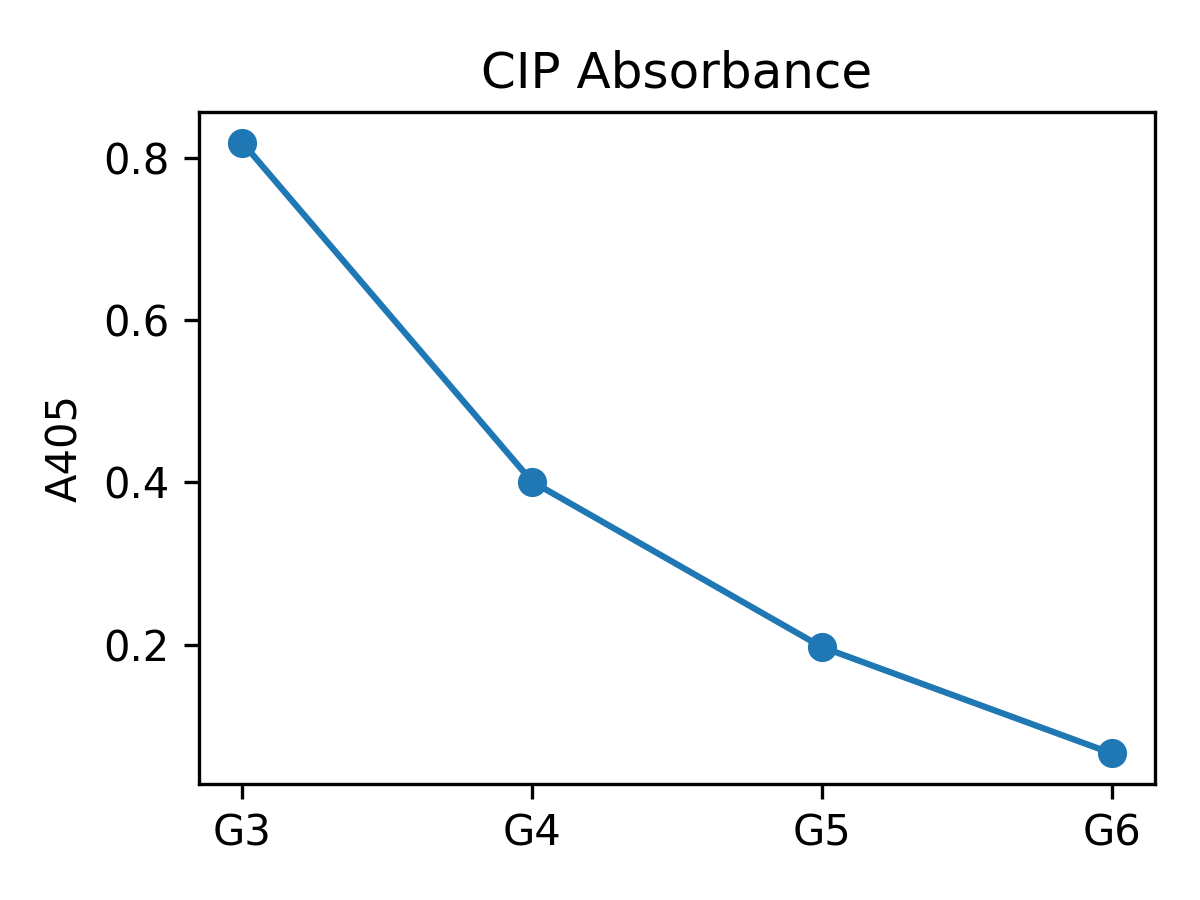

The Python source for this figure:
#!/usr/bin/env python3
"""
Plot absorbance values from a simple Excel range like 'C5:C8'.

Usage:
    python plot_cip_range.py alp_raw.xlsx "C5:C8" -o cip.png
"""

import argparse
import pandas as pd
import matplotlib.pyplot as plt


def excel_cell_to_rowcol(cell):
    """
    Convert Excel cell like 'C5' → (row='C', col=5)
    """
    row = cell[0].upper()
    col = int(cell[1:])
    return row, col


def parse_range(rng):
    """
    'C5:C8' → list ['C5','C6','C7','C8']
    """
    start, end = rng.split(":")
    r1, c1 = excel_cell_to_rowcol(start)
    r2, c2 = excel_cell_to_rowcol(end)

    if r1 != r2:
        raise ValueError("Range must be within the same row, e.g. C5:C8")

    return [f"{r1}{c}" for c in range(c1, c2 + 1)]


def read_val(df, cell):
    row, col = excel_cell_to_rowcol(cell)
    return float(df.loc[row, col])


def main():
    ap = argparse.ArgumentParser()
    ap.add_argument("xlsx")
    ap.add_argument("range", help="Excel-like range, e.g. C5:C8")
    ap.add_argument("-o", "--out", default="cip.png")
    args = ap.parse_args()

    # load excel
    df = pd.read_excel(args.xlsx).set_index("Sample")

    # convert range → list of wells
    wells = parse_range(args.range)

    # read values
    vals = [read_val(df, w) for w in wells]

    # print to console
    for w, v in zip(wells, vals):
        print(f"{w}: {v:.4f}")

    # plot
    plt.figure(figsize=(4, 3))
    plt.plot(range(len(vals)), vals, "o-")
    plt.xticks(range(len(vals)), wells)
    plt.ylabel("A405")
    plt.title("CIP Absorbance")
    plt.tight_layout()
    plt.savefig(args.out, dpi=300)
    print(f"Saved {args.out}")


if __name__ == "__main__":
    main()
